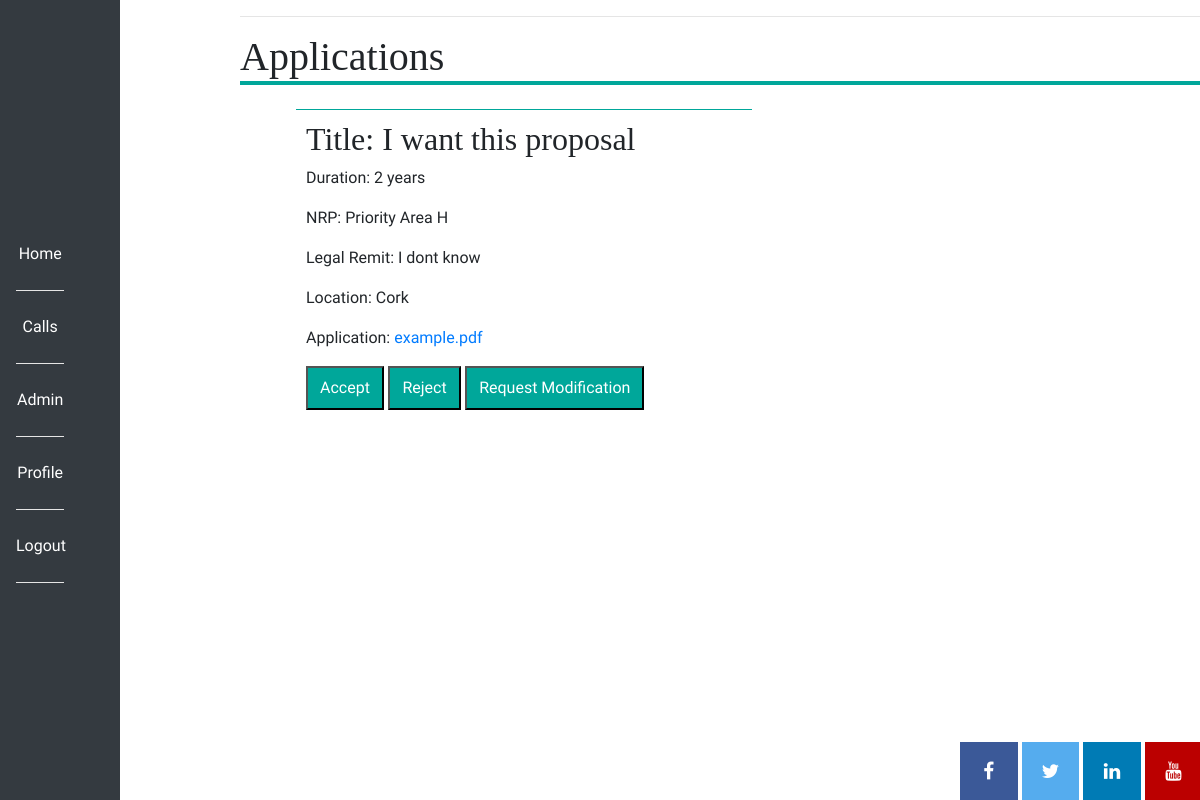
Before: /review_individual_apps/2 (signed in) with the older database file.
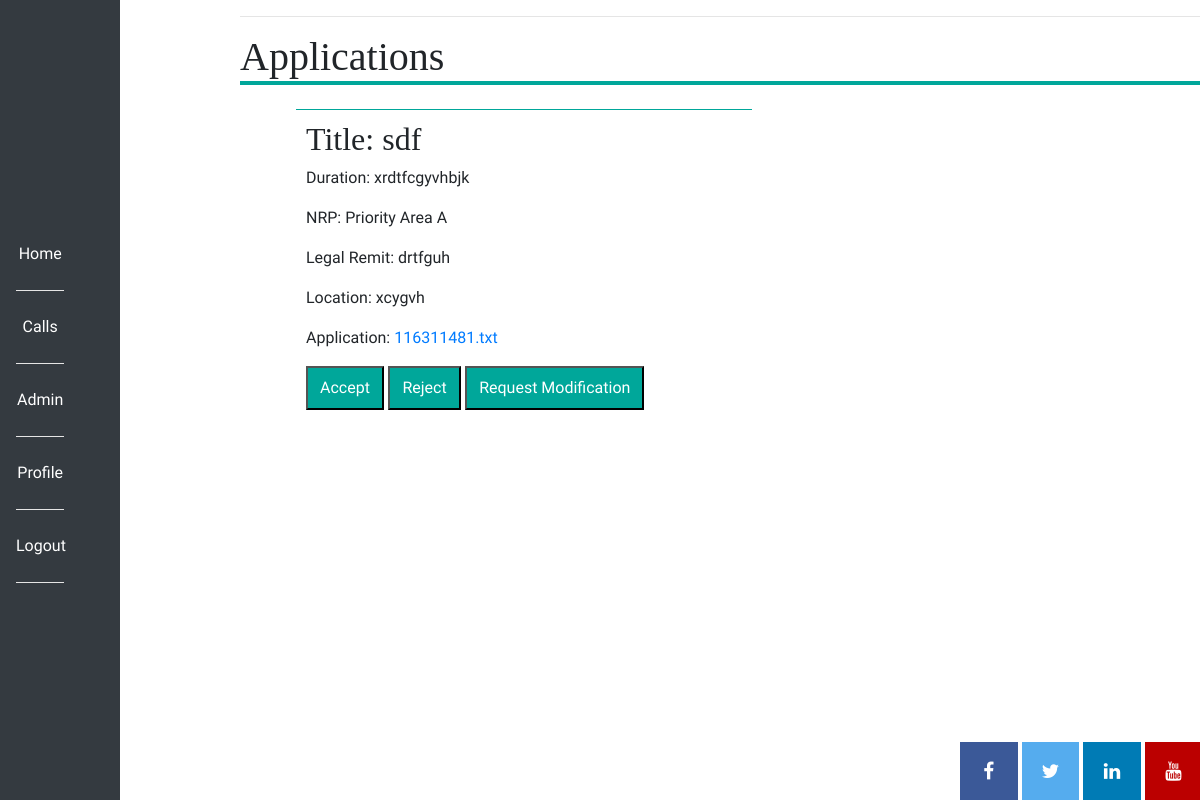
After: the same page with the newer database file.
### app/models.py (models this page shows)
class Application(db.Model):
    user_id = db.Column(db.Integer, db.ForeignKey("user.id"))
    proposal_id = db.Column(db.Integer, db.ForeignKey("proposal.id"))
    id = db.Column(db.Integer, primary_key=True)
    path_to_file = db.Column(db.String(30))
    proposal_title = db.Column(db.String(100))
    award_duration = db.Column(db.String(100))
    nrp = db.Column(db.String(100))
    legal_remit = db.Column(db.String(700))
    use_of_animals = db.Column(db.Boolean())
    use_of_humans = db.Column(db.Boolean())
    location = db.Column(db.String(50))
    co_applicants = db.Column(db.String(100))
    abstract = db.Column(db.String(1000))

### app/routes.py (the view)
@app.route("/review_individual_apps/<id>")
@login_required
def review_individual_apps(id):
    if not current_user.access == 2 and not current_user.access == 4:
        flash("Reviewers area only")
        return redirect(url_for("index"))
    proposal = Proposal.query.filter_by(id=id).first_or_404()
    applications = proposal.applications.all()
    return render_template("review_individual_apps.html", svg=svg, title="Review Individual Applications",
                           applications=applications)

### app/models.py (called while the page is built)
@login.user_loader
def load_user(id):
    return User.query.get(int(id))

    def is_admin(self):
        return self.access == 2

### app/routes.py (called while the page is built)
@app.before_request
def before_request():
    if current_user.is_authenticated:
        current_user.last_seen = datetime.utcnow().strftime("%B %d %Y")
        db.session.commit()

### app/templates/review_individual_apps.html
{% extends "base.html" %}
{% block content %}
<main>
<h1>Applications</h1>
<ul>
{% for app in applications %}
    <li class="list">
    <h2>Title: {{ app.proposal_title }}</h2>
    <p>Duration: {{ app.award_duration }}</p>
    <p>NRP: {{ app.nrp }}</p>
    <p>Legal Remit: {{ app.legal_remit }}</p>
    <p>Location: {{ app.location }}</p>
    <p>Application: <a href="/uploads/{{ app.path_to_file }}">{{ app.path_to_file }}</a></p>
    <a href="{{ url_for('accepted', id=app.id) }}"><button>Accept</button></a>
    <a href="{{ url_for('rejected', id=app.id) }}"><button>Reject</button></a>
    <a href="{{ url_for('modify', id=app.id) }}"><button>Request Modification</button></a>
    </li>
</ul>
{% endfor %}
</main>
{% endblock %}

### app/templates/base.html (shortened to what this page needs)
<html>
    <head>
      <link rel="stylesheet" href="https://cdnjs.cloudflare.com/ajax/libs/font-awesome/4.7.0/css/font-awesome.min.css">
      <link rel="stylesheet" href="https://maxcdn.bootstrapcdn.com/bootstrap/4.3.1/css/bootstrap.min.css">
        <link rel="stylesheet" href="{{  url_for('static', filename='css/style.css') }}">
    </head>
    <body>
        <div class="nav">
        <nav class="navbar">
            <ul class="navbar-nav">
                <li class="nav-item"><a class="nav-link" href="{{ url_for('index') }}">Home</a></li>
                <li class="nav-item"><a class="nav-link" href="{{ url_for('calls') }}">Calls</a></li>
                {% if current_user.is_anonymous %}
                <li class="nav-item"><a class="nav-link" href="{{ url_for('login') }}">Login</a></li>
                {% else %}
                    {% if current_user.is_admin() %}
                        <li class="nav-item"><a class="nav-link" href="{{ url_for('admin') }}">Admin</a></li>
                    {% elif current_user.access == 4 %}
                        <li class="nav-item"><a class="nav-link" href="{{ url_for('reviewer') }}">Reviewer</a></li>
                    {% elif current_user.access == 1 %}
                        <li class="nav-item"><a class="nav-link" href="{{ url_for('workbench') }}">Workbench</a></li>
                    {% elif current_user.access == 3 %}
                        <li class="nav-item"><a class="nav-link" href="{{ url_for('host_institution') }}">Host Institution</a></li>
                    {% endif %}
                    <li class="nav-item"><a class="nav-link" href="{{  url_for('profile', user_id=current_user.id) }}">Profile</a></li>
                    <li class="nav-item"><a class="nav-link" href="{{ url_for('logout') }}">Logout</a></li>
                {% endif %}
            </ul>
        </nav>
        </div>
        <div class="flash">
            <hr>
            </div>
            {% block content %}{% endblock %}
            <div class="social">
                    <a href="https://www.facebook.com/ScienceFoundationIreland/" target="_blank" class="fa fa-facebook"></a>
                    <a href="https://twitter.com/scienceirel" target="_blank" class="fa fa-twitter"></a>
                    <a href="https://www.linkedin.com/company/science-foundation-ireland" target="_blank" class="fa fa-linkedin"></a>
                    <a href="https://www.youtube.com/ScienceFoundationIreland" target="_blank" class="fa fa-youtube"></a>
            </div>
    </body>
</html>

### app/static/css/style.css (style rules this page uses)
.nav { background-color:#343A40; float:left; width:10%; height:100%; position: fixed; top:0; }
nav { width:100%; float:left; }
.nav-item { text-align:center; border-bottom:.1em #e5e5e5 solid; padding: 1em 0em; color:white; }
.nav-link { font-size:1em; color:white; }
ul { width: 55%; float: left; }
.list { list-style: none; border-top: 1px solid #00A79A; margin: 1em; padding: 10px; }
main { display:block; margin-left:20%; }
h1, h2, h3, h4, h5, h6 { font-family:Georgia, Times, serif; }
h1 { border-bottom: .1em solid #00A79A; }
p, div, a { font-family: 'Nobile', Helvetica, Arial, sans-serif; }
button { background-color:#00A79A; color:white; text-align: center; cursor: pointer; padding: 0.5em 0.75em; }
.nav-link, .nav-link:hover, .nav-link:active, .nav-link:visited { color:white; text-decoration: none; }
.social { float:right; margin-left:80%; position: fixed; bottom: 0; width: 50%; }
.fa { padding:1em; font-size: 1.2em; height:3em; width: 3em; text-align: center; text-decoration: none; }
.fa-facebook { background: #3B5998; color: white; }
.fa-twitter { background: #55ACEE; color: white; }
.fa-linkedin { background: #007bb5; color: white; }
.fa-youtube { background: #bb0000; background: #bb0000; color: white; }
a,a:hover, a:focus, a:active { text-decoration: none; }
.flash { padding-left:20%; width:100%; }

Changed rows visible on the page:
changed Application: proposal_title "I want this proposal" → "sdf"; award_duration "2 years" → "xrdtfcgyvhbjk"; nrp "Priority Area H" → "Priority Area A"; legal_remit "I dont know" → "drtfguh"; location "Cork" → "xcygvh"; path_to_file "example.pdf" → "116311481.txt"
